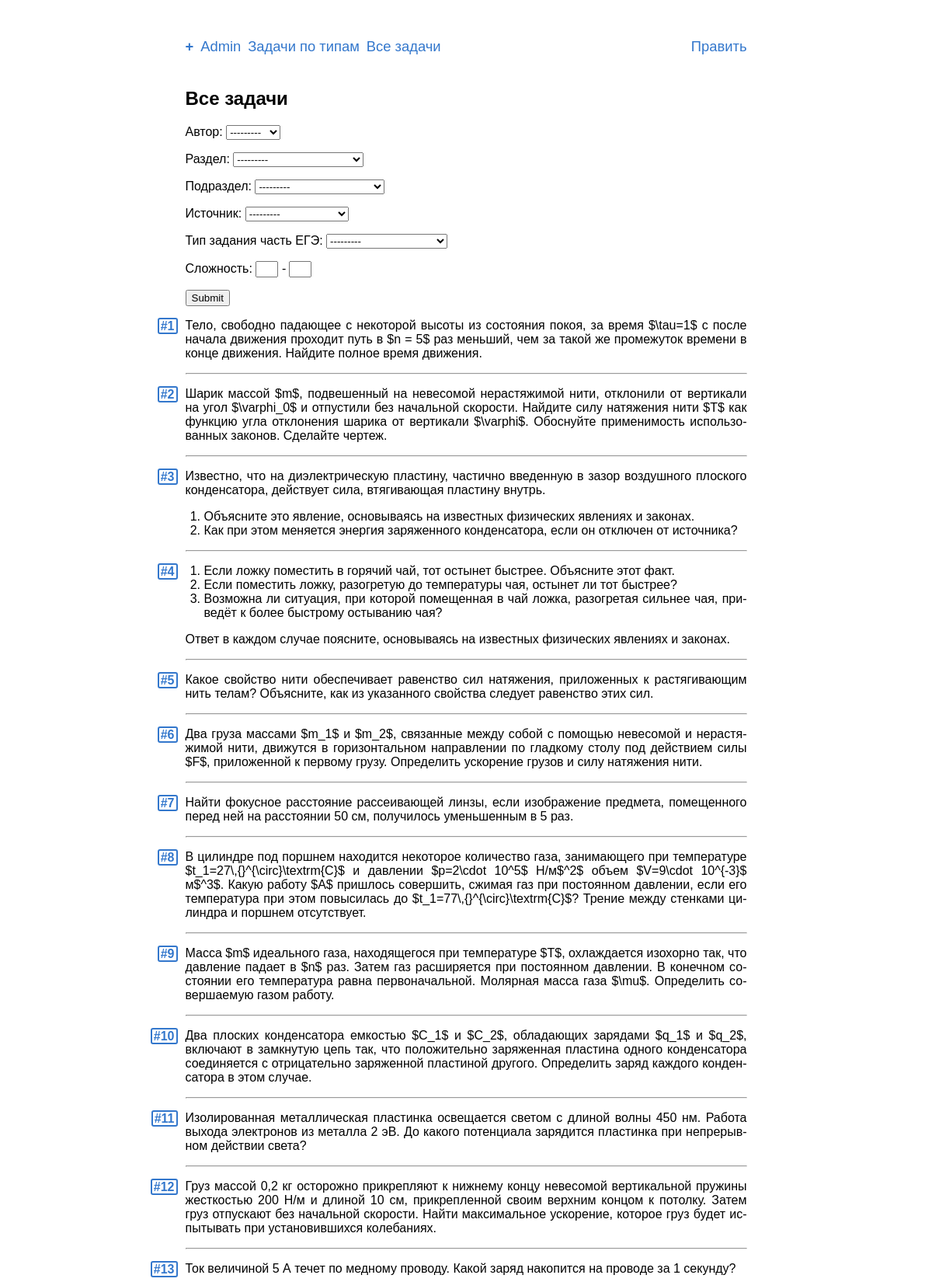
The app's page /problems/ (upper part) with its own data.
### problems/models.py (models this page shows, shortened)
class Problem(models.Model):
    text = models.TextField('условие',
                            max_length=6000,
                            help_text='Максимум 6 тыс. символов '
                            '(если мало - обратитесь к создательнице сайта)')
    solution = models.TextField('решение',
                                max_length=6000,
                                help_text='Максимум 6 тыс. символов',
                                blank=True,
                                null=True)
    answer = models.TextField('ответ',
                              max_length=1000,
                              help_text='Максимум 1 тыс. символов',
                              blank=True,
                              null=True)
    complexity = models.PositiveSmallIntegerField('сложность',
                                                  help_text=('число от 1 до 10'
                                                             ' включительно'),
                                                  blank=True,
                                                  null=True,
                                                  validators=(
                                                      [MinValueValidator(1),
                                                       MaxValueValidator(10)]))
    author = models.ForeignKey(User,
                               on_delete=models.CASCADE,
                               editable=False,
                               verbose_name='автор')
    date = models.DateField('дата добавления',
                            auto_now_add=True)
    tags = models.ManyToManyField(Tag,
                                  verbose_name='тэги',
                                  blank=True)
    source = models.ForeignKey(Source,
                               on_delete=models.CASCADE,
                               verbose_name='источник',
                               blank=True,
                               null=True)
    category = models.ForeignKey(Category,
                                 on_delete=models.CASCADE,
                                 verbose_name='раздел',
                                 blank=True,
                                 null=True)
    subcategory = models.ForeignKey(Subcategory,
                                    on_delete=models.CASCADE,
                                    verbose_name='подраздел',
                                    blank=True,
                                    null=True)
    type_ege = models.ForeignKey(TypeInEGE,
                                 on_delete=models.CASCADE,
                                 verbose_name='Тип задания',
                                 null=True)
    class Meta:
        verbose_name = 'задача'
        verbose_name_plural = 'задачи'
        default_related_name = 'problems'
    def get_absolute_url(self):
        return reverse('problems:detail', kwargs={'pk': self.pk})

### problems/views.py (the view)
# urls.py: path('', views.ProblemsView.as_view(), name='list'),
class ProblemsView(ListView):
    model = Problem
    template_name = 'problems/problems_list.html'
    context_object_name = 'problems'
    def get_queryset(self):
        return Problem.objects.filter().order_by('id')
    def get_context_data(self, **kwargs):
        data = super().get_context_data(**kwargs)
        data['filter'] = ProblemFilter(self.request.GET,
                                       queryset=self.get_queryset())
        data['title'] = 'Все задачи'
        return data

### problems/models.py (called while the page is built)
    def __str__(self):
        return self.name

    def __str__(self):
        return self.name

    def __str__(self):
        return self.name

### problems/templatetags/markdown_extras.py (called while the page is built)
def replace_by_dic(el, dic):
    for i, j in dic.items():
        el = el.replace(i, j)
    return el

@register.filter()
@stringfilter
def markdown(value):
    return md.markdown(replace_by_dic(value, abbr), extensions=['markdown.extensions.fenced_code'])

### templates/problems/problems_list.html
{% extends "base.html" %}
{% load markdown_extras %}
{% load static %}
{% block content %}
    <h2>{{title}}</h2>
    <form method="get">
      {{ filter.form.as_p }}
      <input type="submit" />
    </form>
    {% for problem in filter.qs %}
    <div class="rel">
      <p class="id-in-list"><a href="{{problem.get_absolute_url}}"><b class='id-number'>#{{problem.id}}</b></a></p>
      {{problem.text|markdown|safe}}
    </div><hr>
    {% empty %}
      <p>Ничего не нашлось {{":("}}</p>
      <p>Попробуйте другой фильтр.</p>
    {% endfor %}
{% endblock %}

### static/css/style.css (style rules this page uses)
html { overflow-y: scroll; }
body { -webkit-hyphens: auto; -moz-hyphens: auto; -ms-hyphens: auto; hyphens: auto; margin: 0px auto; width: 723px; max-width: 100%; font-family: Tahoma, Arial; text-align: justify; }
.id-number { border: 2px solid #3377cc; border-radius: 3px; padding: 0px 2px 0px 2px; }
.rel { position: relative; }
.id-in-list { position: absolute; right: 733px; top:-1.8ex; align:right; }
a { text-decoration: none; color: #3377cc; }
input[name="complexity_min"], input[name="complexity_max"] { width: 3ex; text-align: center; }
input[name="complexity_max"] { margin-left:3pt; }
ol { padding-left: 1.5em; }

### records on screen
Problem: id "1", text "Тело, свободно падающее с некоторой высоты из состояния покоя, за время $\\tau=1$ с после начала движения проходит путь в $n = 5$ раз меньший, чем за такой же промежуток времени в конце движения. Найдите полное время движения."
Problem: id "2", text "Шарик массой $m$, подвешенный на невесомой нерастяжимой нити, отклонили от вертикали на угол $\\varphi_0$ и отпустили без начальной скорости. Найдите силу натяжения нити $T$ как функцию угла отклонения шарика от вертикали $\\varphi$. Обоснуйте применимость использованных законов. Сделайте чертеж."
Problem: id "3", text "Известно, что на диэлектрическую пластину, частично введенную в зазор воздушного плоского конденсатора, действует сила, втягивающая пластину внутрь. Объясните это явление, основываясь на известных физических явлениях и законах. Как при этом меняется энергия заряженного конденсатора, если он отключен от источника?"
Problem: id "4", text "Если ложку поместить в горячий чай, тот остынет быстрее. Объясните этот факт. Если поместить ложку, разогретую до температуры чая, остынет ли тот быстрее? Возможна ли ситуация, при которой помещенная в чай ложка, разогретая сильнее чая, приведёт к более быстрому остыванию чая? Ответ в каждом случае поясните, основываясь на известных физических явлениях и законах."
Problem: id "5", text "Какое свойство нити обеспечивает равенство сил натяжения, приложенных к растягивающим нить телам? Объясните, как из указанного свойства следует равенство этих сил."
Problem: id "6", text "Два груза массами $m_1$ и $m_2$, связанные между собой с помощью невесомой и нерастяжимой нити, движутся в горизонтальном направлении по гладкому столу под действием силы $F$, приложенной к первому грузу. Определить ускорение грузов и силу натяжения нити."
Problem: id "7", text "Найти фокусное расстояние рассеивающей линзы, если изображение предмета, помещенного перед ней на расстоянии 50 см, получилось уменьшенным в 5 раз."
Problem: id "8", text "В цилиндре под поршнем находится некоторое количество газа, занимающего при температуре $t_1=27\\,{}^{\\circ}\\textrm{C}$ и давлении $p=2\\cdot 10^5$ Н/м$^2$ объем $V=9\\cdot 10^{-3}$ м$^3$. Какую работу $A$ пришлось совершить, сжимая газ при постоянном давлении, если его температура при этом повысилась до $t_1=77\\,{}^{\\circ}\\textrm{C}$? Трение между стенками цилиндра и поршнем отсутствует."
Problem: id "9", text "Масса $m$ идеального газа, находящегося при температуре $T$, охлаждается изохорно так, что давление падает в $n$ раз. Затем газ расширяется при постоянном давлении. В конечном состоянии его температура равна первоначальной. Молярная масса газа $\\mu$. Определить совершаемую газом работу."
Problem: id "10", text "Два плоских конденсатора емкостью $C_1$ и $C_2$, обладающих зарядами $q_1$ и $q_2$, включают в замкнутую цепь так, что положительно заряженная пластина одного конденсатора соединяется с отрицательно заряженной пластиной другого. Определить заряд каждого конденсатора в этом случае."
Problem: id "11", text "Изолированная металлическая пластинка освещается светом с длиной волны 450 нм. Работа выхода электронов из металла 2 эВ. До какого потенциала зарядится пластинка при непрерывном действии света?"
Problem: id "12", text "Груз массой 0,2 кг осторожно прикрепляют к нижнему концу невесомой вертикальной пружины жесткостью 200 Н/м и длиной 10 см, прикрепленной своим верхним концом к потолку. Затем груз отпускают без начальной скорости. Найти максимальное ускорение, которое груз будет испытывать при установившихся колебаниях."
Problem: id "13", text "Ток величиной 5 А течет по медному проводу. Какой заряд накопится на проводе за 1 секунду?"

### other values on screen
{{ title }} "Все задачи"
